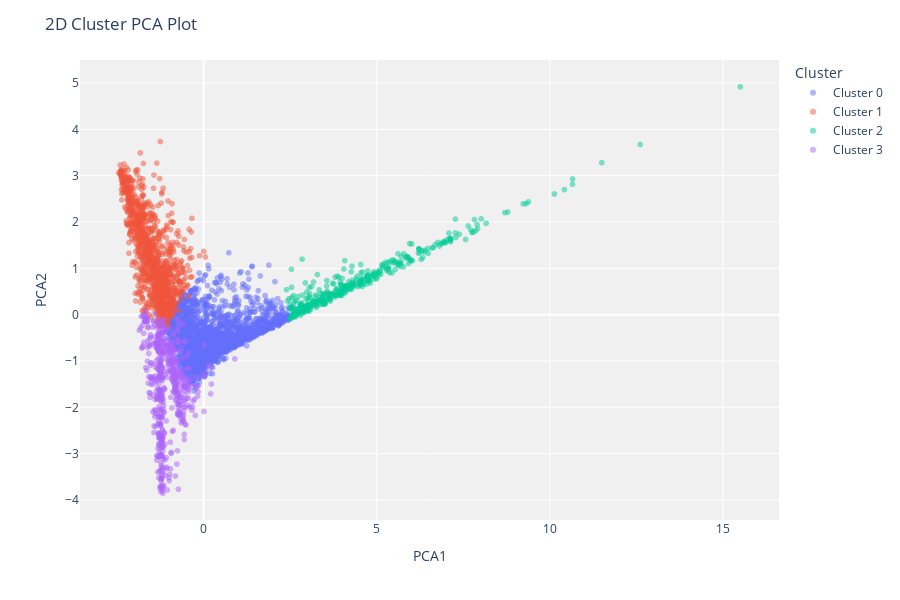

Notebook source saved alongside this figure:
### Code cell
plot_model(kmeans2)

### Figure 1 — Plotly figure (JSON) as saved in the notebook; plotly's stock layout.template omitted (floating-point values rounded to 4 significant figures; data arrays with more than 128 entries replaced by an {"elided": "..."} marker saying what was removed)
{"data": [{"customdata": {"elided": "1995x1 str values"}, "hovertemplate": "Cluster=Cluster 0<br>PCA1=%{x}<br>PCA2=%{y}<br>Feature=%{customdata[0]}<extra></extra>", "legendgroup": "Cluster 0", "marker": {"color": "#636efa", "opacity": 0.5, "symbol": "circle"}, "mode": "markers", "name": "Cluster 0", "showlegend": true, "textposition": "top center", "type": "scattergl", "x": {"elided": "1995 float values"}, "xaxis": "x", "y": {"elided": "1995 float values"}, "yaxis": "y"}, {"customdata": {"elided": "1145x1 str values"}, "hovertemplate": "Cluster=Cluster 1<br>PCA1=%{x}<br>PCA2=%{y}<br>Feature=%{customdata[0]}<extra></extra>", "legendgroup": "Cluster 1", "marker": {"color": "#EF553B", "opacity": 0.5, "symbol": "circle"}, "mode": "markers", "name": "Cluster 1", "showlegend": true, "textposition": "top center", "type": "scattergl", "x": {"elided": "1145 float values"}, "xaxis": "x", "y": {"elided": "1145 float values"}, "yaxis": "y"}, {"customdata": {"elided": "383x1 str values"}, "hovertemplate": "Cluster=Cluster 2<br>PCA1=%{x}<br>PCA2=%{y}<br>Feature=%{customdata[0]}<extra></extra>", "legendgroup": "Cluster 2", "marker": {"color": "#00cc96", "opacity": 0.5, "symbol": "circle"}, "mode": "markers", "name": "Cluster 2", "showlegend": true, "textposition": "top center", "type": "scattergl", "x": {"elided": "383 float values"}, "xaxis": "x", "y": {"elided": "383 float values"}, "yaxis": "y"}, {"customdata": {"elided": "552x1 str values"}, "hovertemplate": "Cluster=Cluster 3<br>PCA1=%{x}<br>PCA2=%{y}<br>Feature=%{customdata[0]}<extra></extra>", "legendgroup": "Cluster 3", "marker": {"color": "#ab63fa", "opacity": 0.5, "symbol": "circle"}, "mode": "markers", "name": "Cluster 3", "showlegend": true, "textposition": "top center", "type": "scattergl", "x": {"elided": "552 float values"}, "xaxis": "x", "y": {"elided": "552 float values"}, "yaxis": "y"}], "layout": {"height": 600, "legend": {"title": {"text": "Cluster"}, "tracegroupgap": 0}, "margin": {"t": 60}, "plot_bgcolor": "rgb(240,240,240)", "title": {"text": "2D Cluster PCA Plot"}, "xaxis": {"anchor": "y", "domain": [0, 1], "title": {"text": "PCA1"}}, "yaxis": {"anchor": "x", "domain": [0, 1], "title": {"text": "PCA2"}}}}
